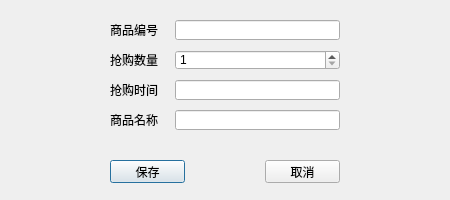
<?xml version="1.0" encoding="UTF-8"?>
<ui version="4.0">
 <class>DialogArticleAdd</class>
 <widget class="QDialog" name="DialogArticleAdd">
  <property name="geometry">
   <rect>
    <x>0</x>
    <y>0</y>
    <width>450</width>
    <height>200</height>
   </rect>
  </property>
  <property name="windowTitle">
   <string>添加</string>
  </property>
  <property name="windowIcon">
   <iconset resource="resource.qrc">
    <normaloff>:/image/image/favicon.ico</normaloff>:/image/image/favicon.ico</iconset>
  </property>
  <widget class="QPushButton" name="push_button_ok">
   <property name="geometry">
    <rect>
     <x>110</x>
     <y>160</y>
     <width>75</width>
     <height>23</height>
    </rect>
   </property>
   <property name="text">
    <string>保存</string>
   </property>
  </widget>
  <widget class="QPushButton" name="push_button_cancel">
   <property name="geometry">
    <rect>
     <x>265</x>
     <y>160</y>
     <width>75</width>
     <height>23</height>
    </rect>
   </property>
   <property name="text">
    <string>取消</string>
   </property>
  </widget>
  <widget class="QWidget" name="widget" native="true">
   <property name="geometry">
    <rect>
     <x>100</x>
     <y>10</y>
     <width>250</width>
     <height>130</height>
    </rect>
   </property>
   <layout class="QGridLayout" name="gridLayout" columnstretch="1,3">
    <property name="leftMargin">
     <number>10</number>
    </property>
    <property name="topMargin">
     <number>10</number>
    </property>
    <property name="rightMargin">
     <number>10</number>
    </property>
    <property name="bottomMargin">
     <number>10</number>
    </property>
    <property name="spacing">
     <number>10</number>
    </property>
    <item row="3" column="0">
     <widget class="QLabel" name="label_4">
      <property name="text">
       <string>抢购时间</string>
      </property>
     </widget>
    </item>
    <item row="1" column="1">
     <widget class="QLineEdit" name="line_edit_article_id"/>
    </item>
    <item row="2" column="0">
     <widget class="QLabel" name="label_3">
      <property name="text">
       <string>抢购数量</string>
      </property>
     </widget>
    </item>
    <item row="2" column="1">
     <widget class="QSpinBox" name="spin_box_article_num">
      <property name="minimum">
       <number>1</number>
      </property>
      <property name="maximum">
       <number>2</number>
      </property>
     </widget>
    </item>
    <item row="3" column="1">
     <widget class="QLineEdit" name="line_edit_article_time"/>
    </item>
    <item row="1" column="0">
     <widget class="QLabel" name="label_2">
      <property name="text">
       <string>商品编号</string>
      </property>
     </widget>
    </item>
    <item row="4" column="0">
     <widget class="QLabel" name="label">
      <property name="text">
       <string>商品名称</string>
      </property>
     </widget>
    </item>
    <item row="4" column="1">
     <widget class="QLineEdit" name="line_edit_article_name"/>
    </item>
   </layout>
  </widget>
 </widget>
 <tabstops>
  <tabstop>line_edit_article_id</tabstop>
  <tabstop>spin_box_article_num</tabstop>
  <tabstop>line_edit_article_time</tabstop>
  <tabstop>line_edit_article_name</tabstop>
  <tabstop>push_button_ok</tabstop>
  <tabstop>push_button_cancel</tabstop>
 </tabstops>
 <resources>
  <include location="resource.qrc"/>
 </resources>
 <connections/>
</ui>
